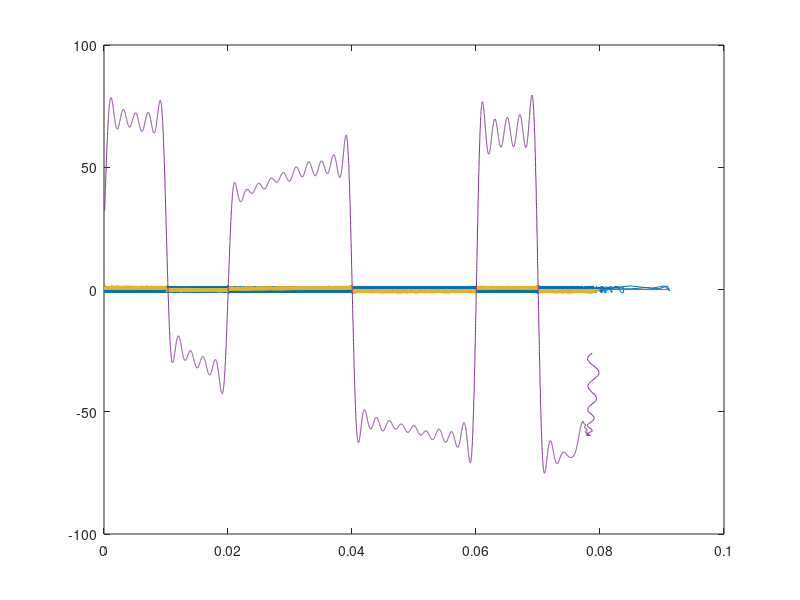
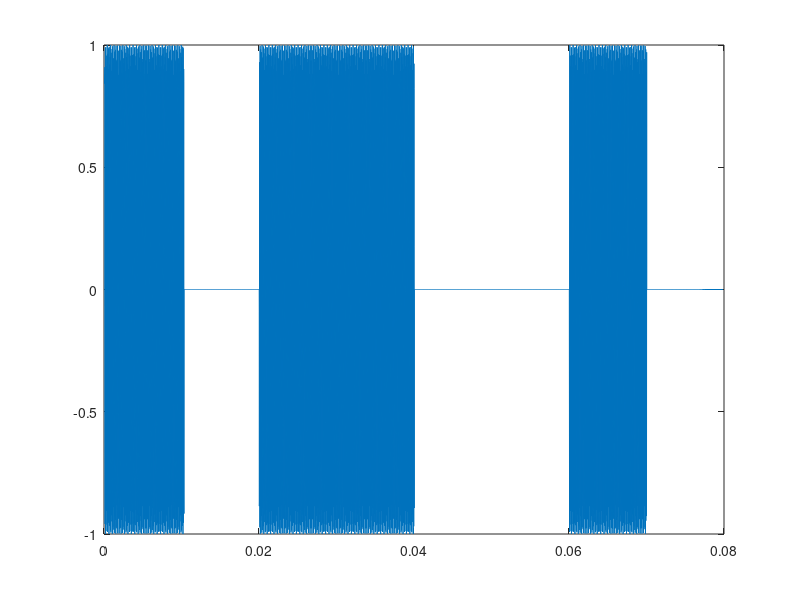

These figures' MATLAB source, in order:
%%implement hilbert transform of wave 
clear
clc
dT = 1/10000;     % time steps
fs = 1/dT;
% Generate FIR (Finite Impulse Response) filter
n = 5000; %FIR parameter
h = 1:n;
h = 1./h/pi;
H = [ -fliplr(h) 0 h];   % Generate Filter
%% Generate Signal
%% Square wave
% nCyc = 20;
% f = 100       ; frequency of square wave
% oversampling = fs/f
% t = 1/fs:1/fs:nCyc/f;
% maxtime = t(end)
% x = ones(1,oversampling/2);
% X = [];
% for i=1:2*nCyc
%     X= [X ((-1)^i) * x];
% end

%% Custom Digital Data
dataRate = 100
data  = [1 0 1 1 0 0 1 0]
data2 = [1 1 0 0 1 1 0 1]       % same  length for data and data2
data = 2*data-1; %convert to +-1
data2 = 2*data2-1;
bits = length(data);
oversampling = fs/dataRate
t = 1/fs:1/fs:bits/dataRate;
maxtime = t(end)
x = ones(1,oversampling);
X = [];
Y = [];
for k=1:bits
    X = [X data(k)* x];
    Y = [Y data2(k)*x];
end

%% Sine wave
% f = 1000
% oversampling = fs/f
% nCyc = 10;      % cycles of sine wave
% t = 1/fs:1/fs:nCyc/f;
% phase = (pi/180)*30; % phase in degrees
% X_sin = sin(2*pi*f*t+phase);


%% Find Hilbert Transformation
% ignore if digital data trasnmission
Xh = conv(X,H); 
Xh = Xh(n+1:n+length(X));

%% now merge  both signals into one and modulate them
%S = X+j*Xh;
S = X+j*Y;      % if digital  transmission, both channel
%resample the signal
S = resample(S,10,1);
t = resample(t,10,1);           dT = dT/10; %adjust to timing parameter of sampling

fc = 30E3  %carrier frequency
phase_c = -(pi/180)*45 %carrier phase
St = S.*exp(j*(2*pi*fc*t+phase_c));
st = real(St);   % signal to be transmitted
plot(t,real(st))
hold on
plot(t,imag(st))
pause(1)
%% Now simulate channel
% upsample and add noise
S_channel = resample(st,10,1);
t = resample(t,10,1);   % maintain consistensy with time
SNR = 10
S_channel = awgn(S_channel,SNR);
%% Reception of signal
Srx = resample(S_channel,1,10);
t = resample(t,1,10);
Srx = Srx(1:end-100);   % drop last samples as resampling messes with it
t = t(1:end-100);
%get cos component of wave , mix it with cos at fc
frx_offset = 0     % frequency offset in receiver
Srx_Mixed = Srx.*cos(2*pi*(fc+frx_offset)*t);
plot(t,Srx_Mixed)
%% Low pass filter the signal
%generate  filter
f_cutoff = 1000  ; % cutoff frequency of filter
n = 5000;        % size of rect FIR filter
x = (-n:n)*dT;
LPF= sinc(f_cutoff*x);
% apply transform
S_L = conv(Srx_Mixed,LPF);
S_L = S_L(n+1:n+length(Srx_Mixed));
pause(1)
hold on
plot(t,S_L)
hold off
pause(2)
figure
%% Now digital Data from the output signal
D = 0.5*(sign(S_L)+1);
x = 1:length(D);
D = D.*sin(x);
plot(t,D);















